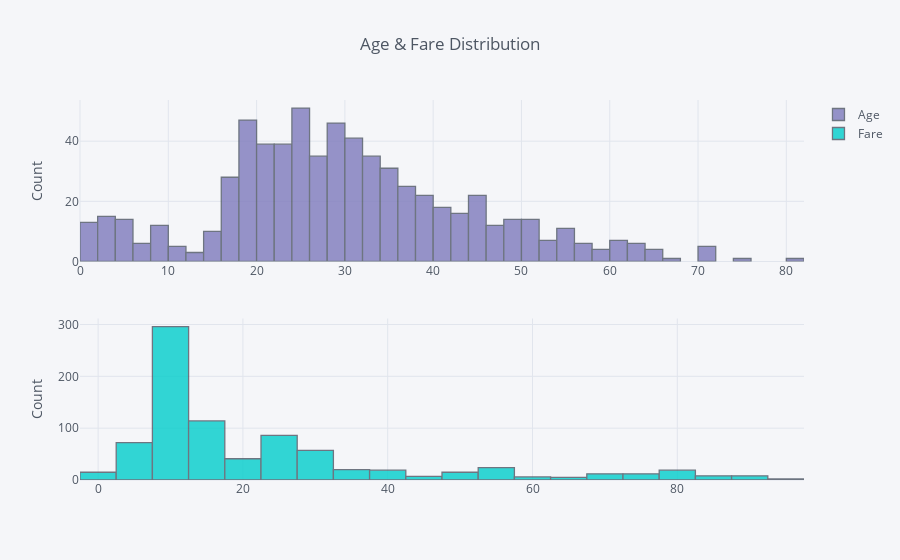

Notebook cell for this chart:
### Code cell
train_df_fareoutliers_as_nan = train_df.copy()
train_df_fareoutliers_as_nan[train_df_fareoutliers_as_nan['Fare'] > 100] = np.nan
train_df_fareoutliers_as_nan[['Age', 'Fare']].iplot(kind='hist',
                                                    yTitle='Count', 
                                                    title='Age & Fare Distribution', 
                                                    subplots=True, 
                                                    shape=(2, 1),
                                                    colors=['#7D7ABC', '#00CECB'])

### Figure 1 — Plotly figure (JSON) as saved in the notebook; plotly's stock layout.template omitted (floating-point values rounded to 4 significant figures; data arrays with more than 128 entries replaced by an {"elided": "..."} marker saying what was removed)
{"data": [{"histfunc": "count", "histnorm": "", "marker": {"color": "rgba(125, 122, 188, 1.0)", "line": {"color": "#4D5663", "width": 1.3}}, "name": "Age", "opacity": 0.8, "orientation": "v", "type": "histogram", "uid": "62190026-2ecc-43cf-9fdc-67c62bcee774", "x": {"elided": "891 float values"}, "xaxis": "x", "yaxis": "y"}, {"histfunc": "count", "histnorm": "", "marker": {"color": "rgba(0, 206, 203, 1.0)", "line": {"color": "#4D5663", "width": 1.3}}, "name": "Fare", "opacity": 0.8, "orientation": "v", "type": "histogram", "uid": "b4e2cf43-5d0b-4cdb-be84-2ad19210177b", "x": {"elided": "891 float values"}, "xaxis": "x2", "yaxis": "y2"}], "layout": {"barmode": "overlay", "legend": {"bgcolor": "#F5F6F9", "font": {"color": "#4D5663"}}, "paper_bgcolor": "#F5F6F9", "plot_bgcolor": "#F5F6F9", "title": {"font": {"color": "#4D5663"}, "text": "Age & Fare Distribution"}, "xaxis": {"anchor": "y", "domain": [0, 1], "gridcolor": "#E1E5ED", "showgrid": true, "tickfont": {"color": "#4D5663"}, "title": {"font": {"color": "#4D5663"}, "text": ""}, "zerolinecolor": "#E1E5ED"}, "xaxis2": {"anchor": "y2", "domain": [0, 1], "gridcolor": "#E1E5ED", "showgrid": true, "tickfont": {"color": "#4D5663"}, "title": {"font": {"color": "#4D5663"}, "text": ""}, "zerolinecolor": "#E1E5ED"}, "yaxis": {"anchor": "x", "domain": [0.575, 1], "gridcolor": "#E1E5ED", "showgrid": true, "tickfont": {"color": "#4D5663"}, "title": {"font": {"color": "#4D5663"}, "text": "Count"}, "zerolinecolor": "#E1E5ED"}, "yaxis2": {"anchor": "x2", "domain": [0, 0.425], "gridcolor": "#E1E5ED", "showgrid": true, "tickfont": {"color": "#4D5663"}, "title": {"font": {"color": "#4D5663"}, "text": "Count"}, "zerolinecolor": "#E1E5ED"}}}
